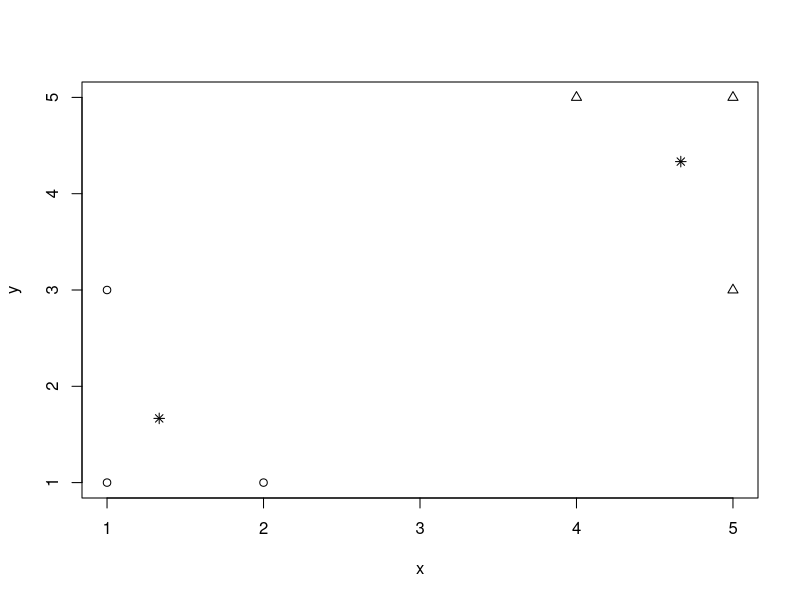

Generate this figure with R:
km1 <- read.table("ch112.dat",h=T,row.names=1) 
km2 <- kmeans(km1,2)
plot(km1,pch=km2$cluster)
points(km2$center,pch=8)
